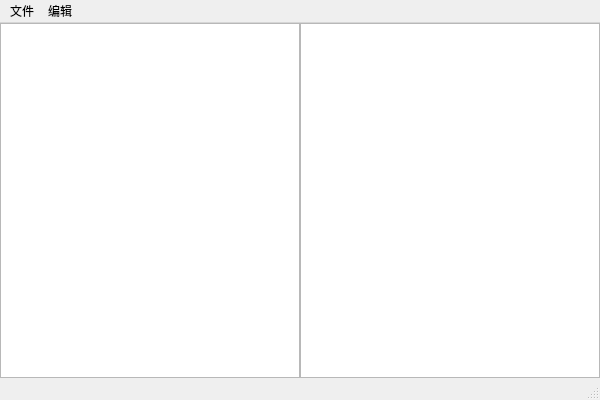
<?xml version="1.0" encoding="UTF-8"?>
<ui version="4.0">
 <class>DailyRemClass</class>
 <widget class="QMainWindow" name="DailyRemClass">
  <property name="geometry">
   <rect>
    <x>0</x>
    <y>0</y>
    <width>600</width>
    <height>400</height>
   </rect>
  </property>
  <property name="windowTitle">
   <string>DailyRem</string>
  </property>
  <widget class="QWidget" name="centralWidget">
   <layout class="QGridLayout" name="gridLayout">
    <property name="leftMargin">
     <number>0</number>
    </property>
    <property name="topMargin">
     <number>0</number>
    </property>
    <property name="rightMargin">
     <number>0</number>
    </property>
    <property name="bottomMargin">
     <number>0</number>
    </property>
    <property name="spacing">
     <number>0</number>
    </property>
    <item row="0" column="1">
     <widget class="QTextEdit" name="textEdit"/>
    </item>
    <item row="0" column="0">
     <widget class="QPlainTextEdit" name="plainTextEdit"/>
    </item>
   </layout>
  </widget>
  <widget class="QStatusBar" name="statusBar"/>
  <widget class="QMenuBar" name="menuBar">
   <property name="geometry">
    <rect>
     <x>0</x>
     <y>0</y>
     <width>600</width>
     <height>23</height>
    </rect>
   </property>
   <widget class="QMenu" name="menu">
    <property name="title">
     <string>文件</string>
    </property>
    <addaction name="action_open"/>
    <addaction name="action_save"/>
   </widget>
   <widget class="QMenu" name="menu_2">
    <property name="title">
     <string>编辑</string>
    </property>
    <addaction name="action_confusion"/>
   </widget>
   <addaction name="menu"/>
   <addaction name="menu_2"/>
  </widget>
  <action name="action_open">
   <property name="text">
    <string>打开</string>
   </property>
  </action>
  <action name="action_save">
   <property name="text">
    <string>保存</string>
   </property>
  </action>
  <action name="action_confusion">
   <property name="text">
    <string>混文</string>
   </property>
  </action>
 </widget>
 <layoutdefault spacing="6" margin="11"/>
 <resources>
  <include location="dailyrem.qrc"/>
 </resources>
 <connections/>
</ui>
